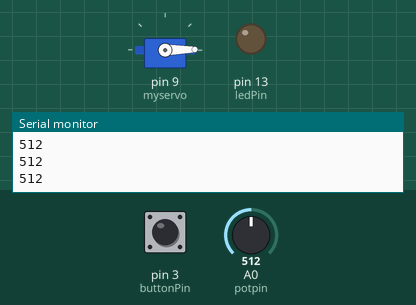
Bench run of a sketch on a simulated Arduino Uno, built with avr-gcc and run on an emulated ATmega328P. Shown: servo, output pins drawn as LEDs (lit = HIGH), the last lines printed to the serial monitor. The inputs (shaded band) are chosen by the test bench; at power-on: A0 (potpin) = 512, pin 3 (buttonPin) LOW.

Above: at 1.2 s.
1.3 s: A0 (potpin) set to 716
At 1.6 s:
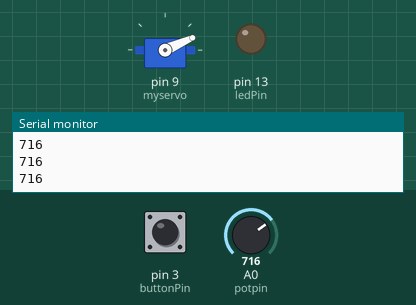
2.8 s: A0 (potpin) set to 900
At 3.7 s:
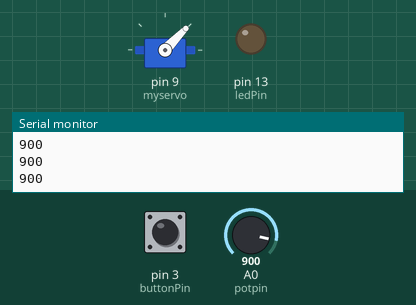
4.3 s: A0 (potpin) set to 1023
At 4.7 s:
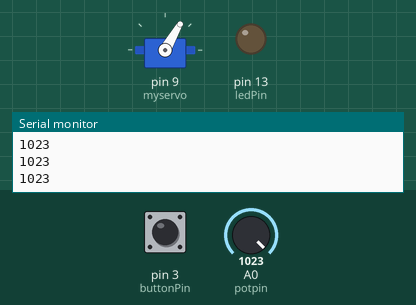
5.8 s: A0 (potpin) set to 306
At 7.0 s:
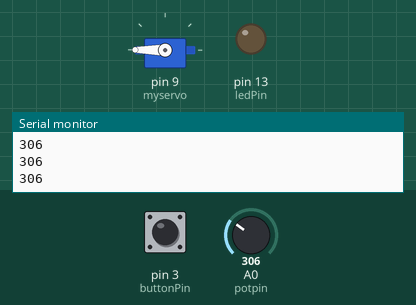
7.3 s: A0 (potpin) set to 122
At 8.5 s:
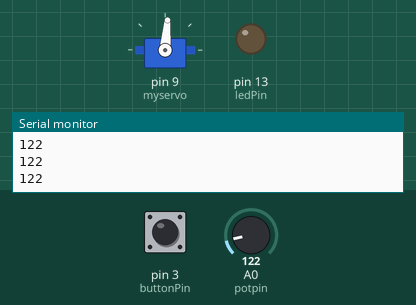
8.8 s: A0 (potpin) set to 511
At 9.5 s:
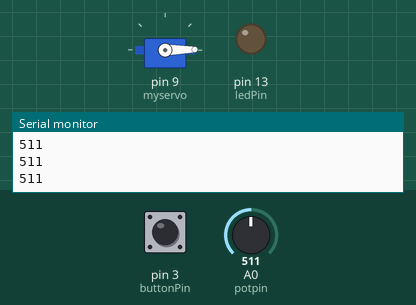
Timing chart, 0 to 11.3 s (numbered marks = the images above; inputs shaded):
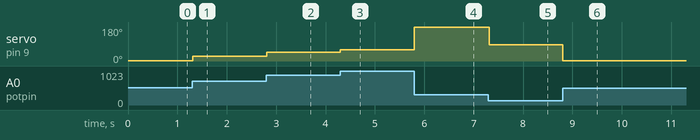

The sketch:

ldr_servo.ino
```cpp
#include <Servo.h>

Servo myservo;  // create servo object to control a servo

int potpin = 0;  // analog pin used to connect the potentiometer
int val;    // variable to read the value from the analog pin

const int buttonPin = 3;     // the number of the pushbutton pin
const int ledPin =  13;      // the number of the LED pin

int buttonState = 0;         // variable for reading the pushbutton status
void setup()
{
  myservo.attach(9);  // attaches the servo on pin 9 to the servo object
  pinMode(ledPin, OUTPUT);
  // initialize the pushbutton pin as an input:
  pinMode(buttonPin, INPUT);
  Serial.begin(9600);
}

void loop()
{
    buttonState = digitalRead(buttonPin);

  val = analogRead(potpin);            // reads the value of the potentiometer (value between 0 and 1023)
  Serial.println(val);
  val = map(val, 50, 200, 0, 179);     // scale it to use it with the servo (value between 0 and 180)
  myservo.write(val);                  // sets the servo position according to the scaled value
  delay(15);                           // waits for the servo to get there
/*
  if (buttonState == HIGH) {
    // turn LED on:
    digitalWrite(ledPin, HIGH);
      myservo.write(180);
  }
  else {
    // turn LED off:
    digitalWrite(ledPin, LOW);
      myservo.write(0);
  }
  */
}
```

Measured:
- after the input at 1.3 s, servo on pin 9 (myservo): 1° → 24° at once
- after the input at 2.8 s, servo on pin 9 (myservo): 24° → 46° at once
- after the input at 4.3 s, servo on pin 9 (myservo): 46° → 60° at once
- after the input at 5.8 s, servo on pin 9 (myservo): 60° → 180° at once
- after the input at 7.3 s, servo on pin 9 (myservo): 180° → 85° at once
- after the input at 8.8 s, servo on pin 9 (myservo): 85° → 1° at once
